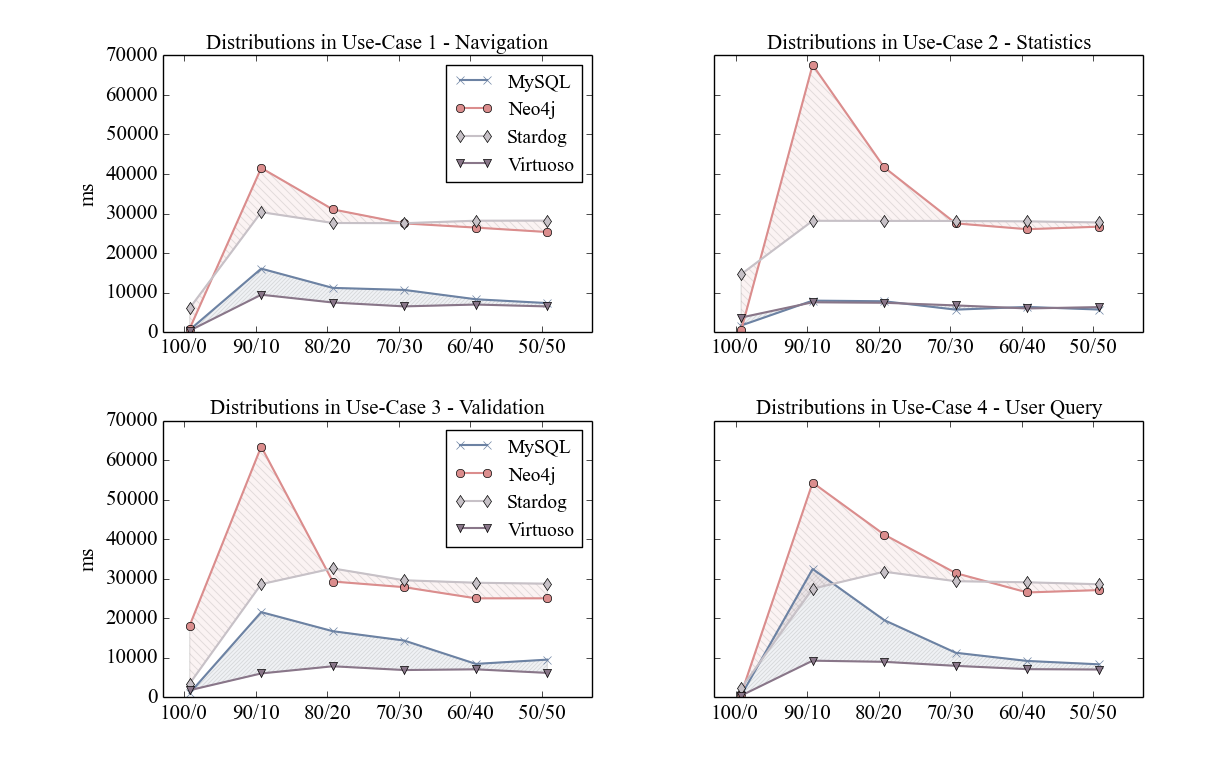

This chart was generated by the following Python code:
import numpy as np
import matplotlib.pyplot as plt

import pylab
params = {
          'font.family' : 'serif',
          'font.serif' : ['Times New Roman'],
          'font.size' : 15
}
pylab.rcParams.update(params)

N = 6

colors = ['#6c82a3','#db8d8d','#c7c1c7','#897689']
labels = ['MySQL', 'Neo4j', 'Stardog', 'Virtuoso']
markers = ['x','o','d','v']

# UC1
# 100/0, 90/10, 80/20, ..
avg_mysql1 = [570,16056,11181,10670,8304,7337]
avg_neo4j1 = [865,41530,31047,27504,26440,25316]
avg_stardog1 = [6065,30353,27604,27555,28184,28203]
avg_virtuoso1 = [371,9450,7485,6501,6968,6491]

# UC2
# 100/0, 90/10, 80/20, ..
avg_mysql2 = [1658,7960,7799,5677,6365,5702]
avg_neo4j2 = [405,67600,41694,27506,26031,26667]
avg_stardog2 = [14637,28160,28130,28113,28023,27743]
avg_virtuoso2 = [3682,7541,7416,6750,5979,6323]

# UC3
# 100/0, 90/10, 80/20, ..
avg_mysql3 = [1039,21539,16713,14336,8432,9514]
avg_neo4j3 = [18148,63425,29282,27849,25028,25028]
avg_stardog3 = [3463,28616,32598,29596,28971,28729]
avg_virtuoso3 = [1776,6020,7832,6879,7062,6156]

# UC4
# 100/0, 90/10, 80/20, ..
avg_mysql4 = [460,32457,19516,11253,9181,8330]
avg_neo4j4 = [767,54308,41159,31401,26514,27108]
avg_stardog4 = [2232,27462,31761,29356,29088,28592]
avg_virtuoso4 = [411,9249,8959,7940,7102,7010]

all_values1 = [ avg_mysql1, avg_neo4j1, avg_stardog1, avg_virtuoso1 ]
all_values2 = [ avg_mysql2, avg_neo4j2, avg_stardog2, avg_virtuoso2 ]
all_values3 = [ avg_mysql3, avg_neo4j3, avg_stardog3, avg_virtuoso3 ]
all_values4 = [ avg_mysql4, avg_neo4j4, avg_stardog4, avg_virtuoso4 ]

ind = np.arange(N)      # the x locations for the groups
width = 0.15            # the width of the bars
opacity = 0.4

fig, ( (ax1, ax2), (ax3, ax4)) = plt.subplots(2, 2, sharey=True)

bars = []

# plot lines
for i, y_values in enumerate( all_values1 ):
  additional_space = (width*2) + (width/2)
  x_values = [ x + additional_space for x,_ in enumerate( y_values ) ]
  ax1.plot( x_values, y_values, marker=markers[i], markersize=6, color=colors[i], label=labels[i], linewidth=1.5 )

# plot lines
for i, y_values in enumerate( all_values2 ):
  additional_space = (width*2) + (width/2);
  x_values = [ x + additional_space for x,_ in enumerate( y_values ) ]
  ax2.plot( x_values, y_values, marker=markers[i], markersize=6, color=colors[i], label=labels[i], linewidth=1.5 )

# plot lines
for i, y_values in enumerate( all_values3 ):
  additional_space = (width*2) + (width/2)
  x_values = [ x + additional_space for x,_ in enumerate( y_values ) ]
  ax3.plot( x_values, y_values, marker=markers[i], markersize=6, color=colors[i], label=labels[i], linewidth=1.5 )

# plot lines
for i, y_values in enumerate( all_values4 ):
  additional_space = (width*2) + (width/2);
  x_values = [ x + additional_space for x,_ in enumerate( y_values ) ]
  ax4.plot( x_values, y_values, marker=markers[i], markersize=6, color=colors[i], label=labels[i], linewidth=1.5 )

ax1.fill_between( ind + (width*2) + (width/2), avg_mysql1, avg_virtuoso1, alpha=opacity-0.3, hatch='//////', facecolor='#6c82a3' )
ax2.fill_between( ind + (width*2) + (width/2), avg_mysql2, avg_virtuoso2, alpha=opacity-0.3, hatch='//////', facecolor='#6c82a3' )
ax3.fill_between( ind + (width*2) + (width/2), avg_mysql3, avg_virtuoso3, alpha=opacity-0.3, hatch='//////', facecolor='#6c82a3' )
ax4.fill_between( ind + (width*2) + (width/2), avg_mysql4, avg_virtuoso4, alpha=opacity-0.3, hatch='//////', facecolor='#6c82a3' )

ax1.fill_between( ind + (width*2) + (width/2), avg_neo4j1, avg_stardog1, alpha=opacity-0.3, hatch='\\\\\\', facecolor='#db8d8d' )
ax2.fill_between( ind + (width*2) + (width/2), avg_neo4j2, avg_stardog2, alpha=opacity-0.3, hatch='\\\\\\', facecolor='#db8d8d' )
ax3.fill_between( ind + (width*2) + (width/2), avg_neo4j3, avg_stardog3, alpha=opacity-0.3, hatch='\\\\\\', facecolor='#db8d8d' )
ax4.fill_between( ind + (width*2) + (width/2), avg_neo4j4, avg_stardog4, alpha=opacity-0.3, hatch='\\\\\\', facecolor='#db8d8d' )

ax1.legend( loc='upper right', prop={'size':14} )
ax1.set_ylabel( 'ms' )

ax1.set_xlabel( 'Distributions in Use-Case 1 - Navigation' )
ax2.set_xlabel( 'Distributions in Use-Case 2 - Statistics' )
ax1.xaxis.set_label_position('top')
ax2.xaxis.set_label_position('top')

ax3.legend( loc='upper right', prop={'size':14} )
ax3.set_ylabel( 'ms' )

ax3.set_xlabel( 'Distributions in Use-Case 3 - Validation' )
ax4.set_xlabel( 'Distributions in Use-Case 4 - User Query' )
ax3.xaxis.set_label_position('top')
ax4.xaxis.set_label_position('top')

ax1.set_ylabel( 'ms' )

plt.setp( [ax1,ax2, ax3, ax4], xticks=ind + (width*2), xticklabels=['100/0','90/10','80/20','70/30','60/40','50/50'])

plt.rcParams['font.family'] = 'serif'
plt.tight_layout()
plt.show()
